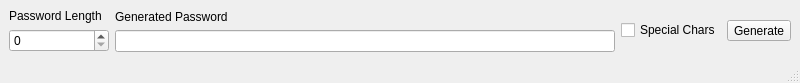
<?xml version="1.0" encoding="UTF-8"?>
<ui version="4.0">
 <class>MainWindow</class>
 <widget class="QMainWindow" name="MainWindow">
  <property name="geometry">
   <rect>
    <x>0</x>
    <y>0</y>
    <width>800</width>
    <height>81</height>
   </rect>
  </property>
  <property name="sizePolicy">
   <sizepolicy hsizetype="Fixed" vsizetype="Fixed">
    <horstretch>0</horstretch>
    <verstretch>0</verstretch>
   </sizepolicy>
  </property>
  <property name="maximumSize">
   <size>
    <width>800</width>
    <height>81</height>
   </size>
  </property>
  <property name="windowTitle">
   <string>Password Generator</string>
  </property>
  <widget class="QWidget" name="centralwidget">
   <layout class="QGridLayout" name="gridLayout">
    <item row="0" column="0">
     <layout class="QHBoxLayout" name="horizontalLayout" stretch="1,5,0,0">
      <item>
       <layout class="QVBoxLayout" name="verticalLayout_2">
        <item>
         <widget class="QLabel" name="label">
          <property name="text">
           <string>Password Length</string>
          </property>
         </widget>
        </item>
        <item>
         <widget class="QSpinBox" name="password_length"/>
        </item>
       </layout>
      </item>
      <item>
       <layout class="QVBoxLayout" name="verticalLayout">
        <item>
         <widget class="QLabel" name="label_2">
          <property name="text">
           <string>Generated Password</string>
          </property>
         </widget>
        </item>
        <item>
         <widget class="QLineEdit" name="lineEdit"/>
        </item>
       </layout>
      </item>
      <item>
       <widget class="QCheckBox" name="spec_chars">
        <property name="text">
         <string>Special Chars</string>
        </property>
       </widget>
      </item>
      <item>
       <widget class="QToolButton" name="start">
        <property name="sizePolicy">
         <sizepolicy hsizetype="Fixed" vsizetype="Fixed">
          <horstretch>0</horstretch>
          <verstretch>0</verstretch>
         </sizepolicy>
        </property>
        <property name="text">
         <string>Generate</string>
        </property>
       </widget>
      </item>
     </layout>
    </item>
   </layout>
  </widget>
  <widget class="QStatusBar" name="statusbar"/>
 </widget>
 <resources/>
 <connections/>
</ui>
